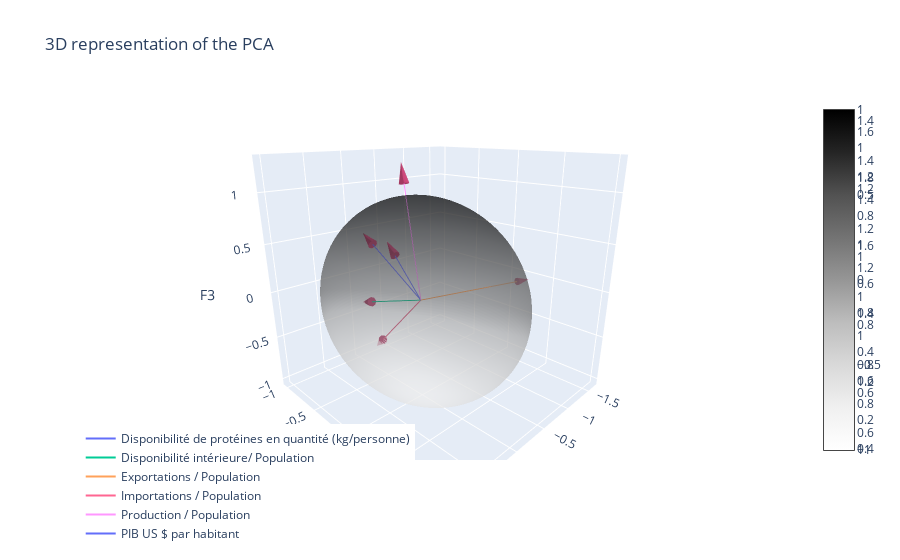

Notebook code for this chart:
### Code cell
import plotly.graph_objects as go
import numpy as np

scaling_factor = 1.5  # Adjust the scaling factor as desired

fig = go.Figure()

for i in range(pca.components_.shape[1]):
    # Add a line for the vector
    fig.add_trace(go.Scatter3d(
        x=[0, pca.components_[0, i] * scaling_factor],
        y=[0, pca.components_[1, i] * scaling_factor],
        z=[0, pca.components_[2, i] * scaling_factor],
        mode='lines',
        name=features[i]
    ))

    # Add a cone for the arrowhead
    fig.add_trace(go.Cone(
        x=[pca.components_[0, i] * scaling_factor],
        y=[pca.components_[1, i] * scaling_factor],
        z=[pca.components_[2, i] * scaling_factor],
        u=[pca.components_[0, i] * scaling_factor],
        v=[pca.components_[1, i] * scaling_factor],
        w=[pca.components_[2, i] * scaling_factor],
        sizemode="absolute",
        sizeref=0.2,
        anchor="cm"
    ))

# Create a sphere
phi = np.linspace(0, 2 * np.pi, 100)
theta = np.linspace(0, np.pi, 100)
x = np.outer(np.cos(phi), np.sin(theta))
y = np.outer(np.sin(phi), np.sin(theta))
z = np.outer(np.ones(np.size(phi)), np.cos(theta))

fig.add_trace(go.Surface(x=x, y=y, z=z, colorscale='Greys', opacity=0.5))

fig.update_layout(
    title="3D representation of the PCA",
    scene=dict(
        xaxis_title='F1',
        yaxis_title='F2',
        zaxis_title='F3',
        aspectratio=dict(x=1, y=1, z=1),
        camera=dict(eye=dict(x=1.2, y=1.2, z=0.6))
    ),
    legend=dict(
        yanchor="top",
        y=0.1,
        xanchor="left",
        x=0.001
    )
)

fig.show()

### Figure 1 — Plotly figure (JSON) as saved in the notebook; plotly's stock layout.template omitted (floating-point values rounded to 4 significant figures; data arrays with more than 128 entries replaced by an {"elided": "..."} marker saying what was removed)
{"data": [{"mode": "lines", "name": "Disponibilité de protéines en quantité (kg/personne)", "type": "scatter3d", "x": [0, -0.09805], "y": [0, -0.7944], "z": [0, 0.4059]}, {"anchor": "cm", "sizemode": "absolute", "sizeref": 0.2, "type": "cone", "u": [-0.09805], "v": [-0.7944], "w": [0.4059], "x": [-0.09805], "y": [-0.7944], "z": [0.4059]}, {"mode": "lines", "name": "Disponibilité intérieure/ Population", "type": "scatter3d", "x": [0, -0.1019], "y": [0, -0.867], "z": [0, -0.3277]}, {"anchor": "cm", "sizemode": "absolute", "sizeref": 0.2, "type": "cone", "u": [-0.1019], "v": [-0.867], "w": [-0.3277], "x": [-0.1019], "y": [-0.867], "z": [-0.3277]}, {"mode": "lines", "name": "Exportations / Population", "type": "scatter3d", "x": [0, -1.479], "y": [0, 0.23], "z": [0, -0.06027]}, {"anchor": "cm", "sizemode": "absolute", "sizeref": 0.2, "type": "cone", "u": [-1.479], "v": [0.23], "w": [-0.06027], "x": [-1.479], "y": [0.23], "z": [-0.06027]}, {"mode": "lines", "name": "Importations / Population", "type": "scatter3d", "x": [0, -0.1116], "y": [0, -0.7058], "z": [0, -0.77]}, {"anchor": "cm", "sizemode": "absolute", "sizeref": 0.2, "type": "cone", "u": [-0.1116], "v": [-0.7058], "w": [-0.77], "x": [-0.1116], "y": [-0.7058], "z": [-0.77]}, {"mode": "lines", "name": "Production / Population", "type": "scatter3d", "x": [0, -0.1091], "y": [0, -0.2866], "z": [0, 1.122]}, {"anchor": "cm", "sizemode": "absolute", "sizeref": 0.2, "type": "cone", "u": [-0.1091], "v": [-0.2866], "w": [1.122], "x": [-0.1091], "y": [-0.2866], "z": [1.122]}, {"mode": "lines", "name": "PIB US $ par habitant", "type": "scatter3d", "x": [0, -0.132], "y": [0, -0.4836], "z": [0, 0.3509]}, {"anchor": "cm", "sizemode": "absolute", "sizeref": 0.2, "type": "cone", "u": [-0.132], "v": [-0.4836], "w": [0.3509], "x": [-0.132], "y": [-0.4836], "z": [0.3509]}, {"colorscale": [[0, "rgb(255,255,255)"], [0.125, "rgb(240,240,240)"], [0.25, "rgb(217,217,217)"], [0.375, "rgb(189,189,189)"], [0.5, "rgb(150,150,150)"], [0.625, "rgb(115,115,115)"], [0.75, "rgb(82,82,82)"], [0.875, "rgb(37,37,37)"], [1, "rgb(0,0,0)"]], "opacity": 0.5, "type": "surface", "x": {"elided": "100x100 float values"}, "y": {"elided": "100x100 float values"}, "z": {"elided": "100x100 float values"}}], "layout": {"legend": {"x": 0.001, "xanchor": "left", "y": 0.1, "yanchor": "top"}, "scene": {"aspectratio": {"x": 1, "y": 1, "z": 1}, "camera": {"eye": {"x": 1.2, "y": 1.2, "z": 0.6}}, "xaxis": {"title": {"text": "F1"}}, "yaxis": {"title": {"text": "F2"}}, "zaxis": {"title": {"text": "F3"}}}, "title": {"text": "3D representation of the PCA"}}}
